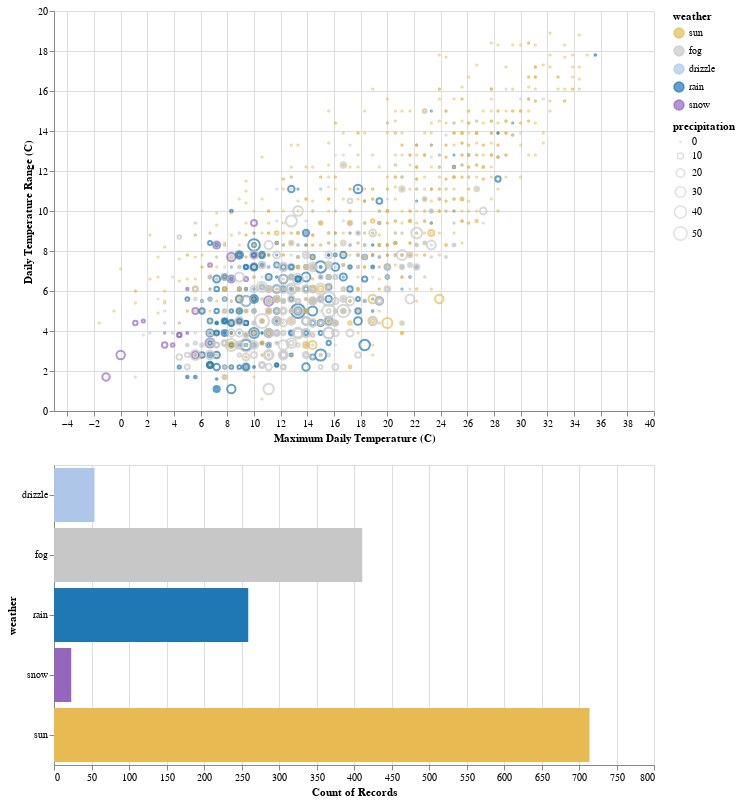

Notebook code cell kept with this figure:
### Code cell
brush = alt.selection(type='interval')

points = alt.Chart(df).mark_point().encode(
    alt.X('temp_max:Q', axis=alt.Axis(title='Maximum Daily Temperature (C)')),
    alt.Y('temp_range:Q', axis=alt.Axis(title='Daily Temperature Range (C)')),
    color=alt.condition(brush, 'weather:N', alt.value('lightgray'), scale=scale),
    size=alt.Size('precipitation:Q', scale=alt.Scale(range=[1, 200]))
).transform_calculate(
    "temp_range", "datum.temp_max - datum.temp_min"
).properties(
    width=600,
    height=400,
    selection=brush
)

bars = alt.Chart(df).mark_bar().encode(
    x='count()',
    y='weather:N',
    color=alt.Color('weather:N', scale=scale),
).transform_calculate(
    "temp_range", "datum.temp_max - datum.temp_min"
).transform_filter(
    brush.ref()
).properties(
    width=600
)

alt.vconcat(points, bars, data=df)

### Figure 1 — Vega-Lite specification as saved in the notebook (floating-point values rounded to 4 significant figures; data arrays with more than 128 entries replaced by an {"elided": "..."} marker saying what was removed)
{"$schema": "https://vega.github.io/schema/vega-lite/v2.4.1.json", "config": {"view": {"height": 300, "width": 400}}, "data": {"values": {"elided": "1461 records"}}, "vconcat": [{"data": {"values": {"elided": "1461 records"}}, "encoding": {"color": {"condition": {"field": "weather", "scale": {"domain": ["sun", "fog", "drizzle", "rain", "snow"], "range": ["#e7ba52", "#c7c7c7", "#aec7e8", "#1f77b4", "#9467bd"]}, "selection": "selector010", "type": "nominal"}, "value": "lightgray"}, "size": {"field": "precipitation", "scale": {"range": [1, 200]}, "type": "quantitative"}, "x": {"axis": {"title": "Maximum Daily Temperature (C)"}, "field": "temp_max", "type": "quantitative"}, "y": {"axis": {"title": "Daily Temperature Range (C)"}, "field": "temp_range", "type": "quantitative"}}, "height": 400, "mark": "point", "selection": {"selector010": {"encodings": ["x", "y"], "mark": {"fill": "#333", "fillOpacity": 0.125, "stroke": "white"}, "on": "[mousedown, window:mouseup] > window:mousemove!", "resolve": "global", "translate": "[mousedown, window:mouseup] > window:mousemove!", "type": "interval", "zoom": "wheel!"}}, "transform": [{"as": "temp_range", "calculate": "datum.temp_max - datum.temp_min"}], "width": 600}, {"data": {"values": {"elided": "1461 records"}}, "encoding": {"color": {"field": "weather", "scale": {"domain": ["sun", "fog", "drizzle", "rain", "snow"], "range": ["#e7ba52", "#c7c7c7", "#aec7e8", "#1f77b4", "#9467bd"]}, "type": "nominal"}, "x": {"aggregate": "count", "type": "quantitative"}, "y": {"field": "weather", "type": "nominal"}}, "mark": "bar", "transform": [{"as": "temp_range", "calculate": "datum.temp_max - datum.temp_min"}, {"filter": {"selection": "selector010"}}], "width": 600}]}
